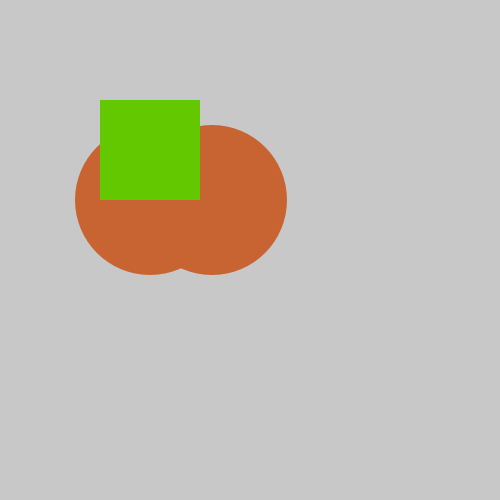
Frame 1 (no input)
Frame 60 (the mouse pressed at the canvas centre just before this capture): identical to frame 1, image omitted
Frame 120 (the mouse held since frame 60 and released just before this capture): identical to frame 1, image omitted

The Processing sketch that drew this single still picture (run headless with seeded random() and noise(); from frame 60 on, the mouse is pressed at the canvas centre):

// Processing sketch: tasty_tomato
// ── tasty_tomato.pde
void setup() {
    size(500, 500);
}
void draw() {
    background(200, 200, 200);
    noStroke();
    fill(200,100,50);
    ellipse(150, 200, 150, 150);
    ellipse(212, 200, 150, 150);
    fill(100,200,0);
    rect(176, 103, 12, 32);
rect(100,100,100,100);
}
